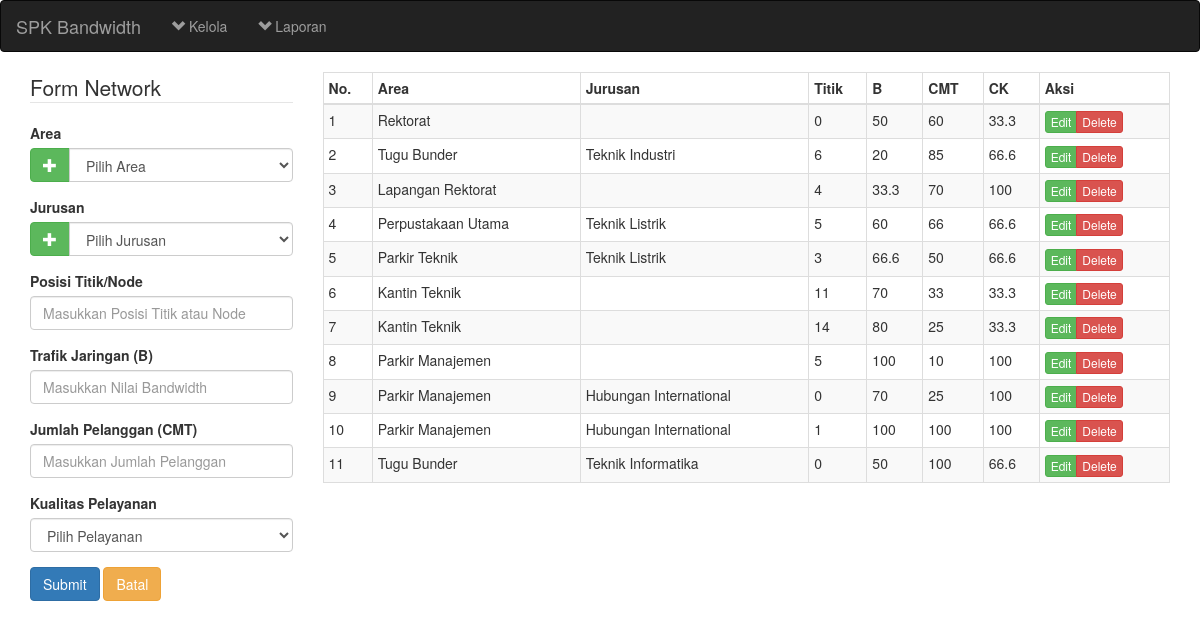
Screenshot of /fuzzy-bandwidth/network.php with the database file from the repository.
### tables this page shows
CREATE TABLE `network` (
  `net_id` int(11) NOT NULL AUTO_INCREMENT,
  `area_id` int(11) DEFAULT '0',
  `jurusan_id` int(11) DEFAULT '0',
  `node_id` int(11) DEFAULT '0',
  `bandwidth` float DEFAULT '0',
  `jml_pelanggan` float DEFAULT '0',
  `pelayanan` float DEFAULT '0',
  `datetime` datetime NOT NULL DEFAULT CURRENT_TIMESTAMP ON UPDATE CURRENT_TIMESTAMP,
  PRIMARY KEY (`net_id`)
);

CREATE TABLE `area` (
  `area_id` int(11) NOT NULL AUTO_INCREMENT,
  `nama_area` varchar(100) NOT NULL DEFAULT '0',
  `fakultas_id` int(11) NOT NULL DEFAULT '0',
  `datetime` datetime NOT NULL DEFAULT CURRENT_TIMESTAMP ON UPDATE CURRENT_TIMESTAMP,
  PRIMARY KEY (`area_id`)
);

CREATE TABLE `jurusan` (
  `jurusan_id` int(11) NOT NULL AUTO_INCREMENT,
  `jurusan` varchar(100) NOT NULL DEFAULT '0',
  `fakultas_id` int(11) NOT NULL DEFAULT '0',
  `datetime` datetime NOT NULL DEFAULT CURRENT_TIMESTAMP ON UPDATE CURRENT_TIMESTAMP,
  PRIMARY KEY (`jurusan_id`)
);

### fuzzy-bandwidth/network.php (called while the page is built, shortened)
<?php include('header.php'); ?>
<?php include('content-network.php'); ?>
<?php include('footer.php'); ?>

### fuzzy-bandwidth/list-network.php (the view, shortened to what this page needs)
<?php
$sql="select * from (network a left join area b on (a.area_id=b.area_id)) left join jurusan c on (a.jurusan_id=c.jurusan_id) ";
$sql.="";
$result=mysql_query($sql)or die('Maaf, Query Salah');
function show_fuzzy($show){
	global $result;
	if($result==true){
		while($row=mysql_fetch_array($result)):
			?>
				<tr>
					<td><?php echo $row['net_id'] ?></td>
					<td><?php echo $row['nama_area'] ?></td>
					<td><?php echo $row['jurusan'] ?></td>
					<td><?php echo $row['node_id'] ?></td>
					<td><?php echo $row['bandwidth'] ?></td>
					<td><?php echo $row['jml_pelanggan'] ?></td>
					<td><?php echo $row['pelayanan'] ?></td>
				<?php
					switch ($show) {
						case 'all':
							?>
							<td><div class="btn-group">
								<a href="proses.php?form=network&a=edit&id=<?php echo $row['net_id'] ?>" class="btn btn-xs btn-success">Edit</a>
								<a href="proses.php?form=network&a=delete&id=<?php echo $row['net_id'] ?>" class="btn btn-xs btn-danger">Delete</a>
							</div></td>
							<?php
							break;
							?>
							<?php
					}
				?>
				</tr>
			<?php
		endwhile;
	}
}
?>

### rows the page displays
network: net_id "1", area.nama_area "Rektorat", node "0", bandwidth "50", jml_pelanggan "60", pelayanan "33.3"
network: net_id "2", area.nama_area "Tugu Bunder", jurusan.jurusan "Teknik Industri", node "6", bandwidth "20", jml_pelanggan "85", pelayanan "66.6"
network: net_id "3", area.nama_area "Lapangan Rektorat", node "4", bandwidth "33.3", jml_pelanggan "70", pelayanan "100"
network: net_id "4", area.nama_area "Perpustakaan Utama", jurusan.jurusan "Teknik Listrik", node "5", bandwidth "60", jml_pelanggan "66", pelayanan "66.6"
network: net_id "5", area.nama_area "Parkir Teknik", jurusan.jurusan "Teknik Listrik", node "3", bandwidth "66.6", jml_pelanggan "50", pelayanan "66.6"
network: net_id "6", area.nama_area "Kantin Teknik", node "11", bandwidth "70", jml_pelanggan "33", pelayanan "33.3"
network: net_id "7", area.nama_area "Kantin Teknik", node "14", bandwidth "80", jml_pelanggan "25", pelayanan "33.3"
network: net_id "8", area.nama_area "Parkir Manajemen", node "5", bandwidth "100", jml_pelanggan "10", pelayanan "100"
network: net_id "9", area.nama_area "Parkir Manajemen", jurusan.jurusan "Hubungan International", node "0", bandwidth "70", jml_pelanggan "25", pelayanan "100"
network: net_id "10", area.nama_area "Parkir Manajemen", jurusan.jurusan "Hubungan International", node "1", bandwidth "100", jml_pelanggan "100", pelayanan "100"
network: net_id "11", area.nama_area "Tugu Bunder", jurusan.jurusan "Teknik Informatika", node "0", bandwidth "50", jml_pelanggan "100", pelayanan "66.6"
